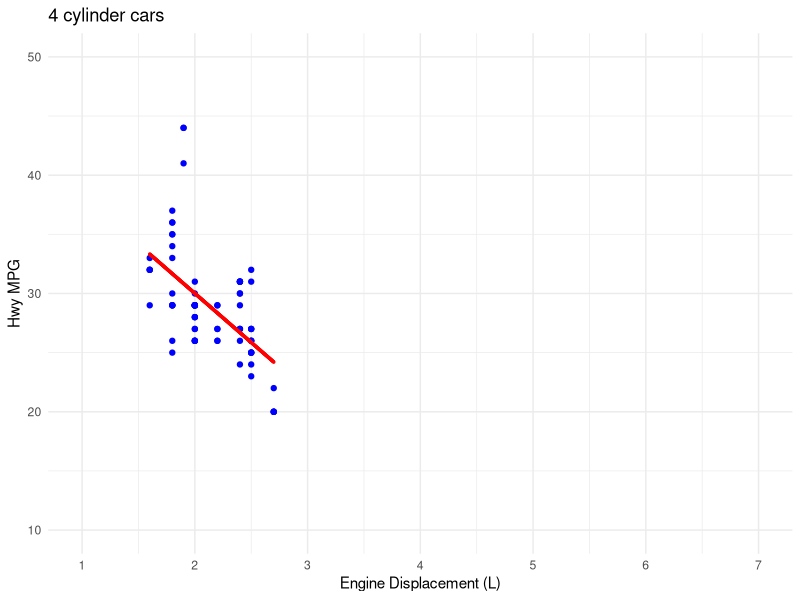
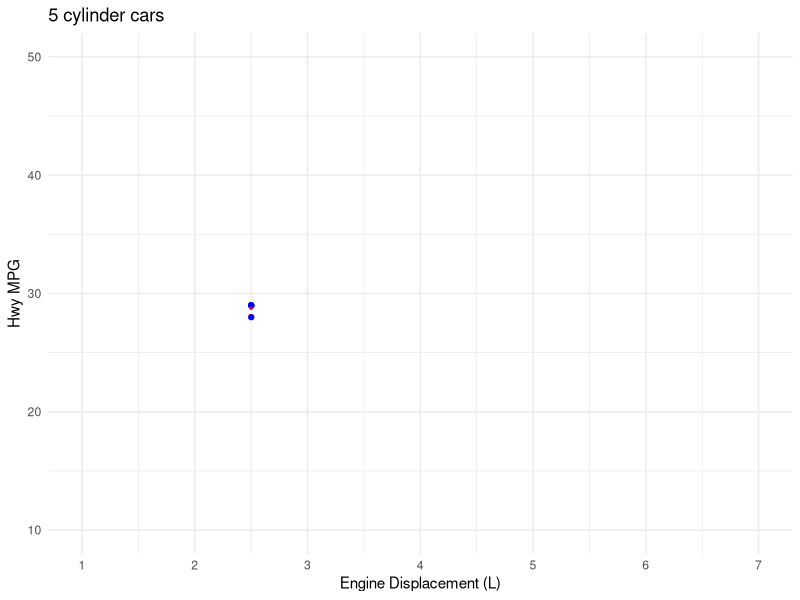
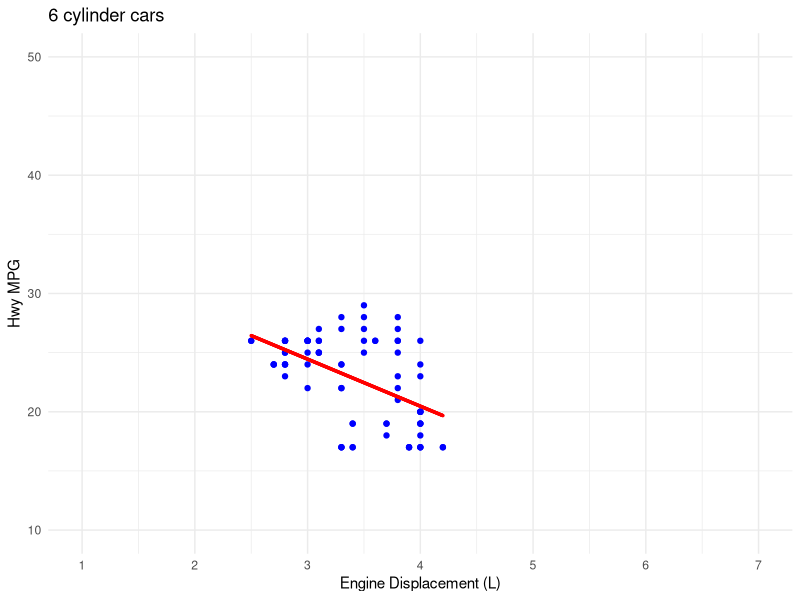
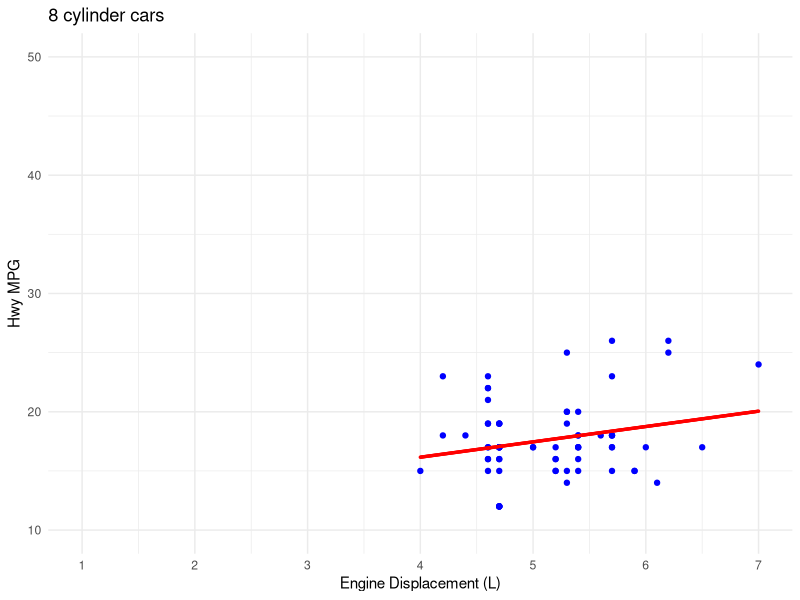

These figures' R source, in order:
## ---- chunk 1
knitr::include_graphics("https://media.giphy.com/media/7MIULHLEeZyKs/giphy.gif")
## ---- chunk 2
library(tidyverse)
library(magrittr)
library(modelr) 
## ---- chunk 3
mpg %>% head(5)
## ---- chunk 4
ds_mpg <- 
  mpg %>% 
    group_by(cyl) %>% 
    nest() %>% 
    arrange(cyl)

ds_mpg
## ---- chunk 5
ds_mpg$data[[1]]
## ---- chunk 6
# Create a custom function for modeling the data
foo_model <- function(data){
  lm(hwy ~ displ, data)
}

# iteratively apply that function to each dataframe in the list column called data
ds_mpg %<>% 
  mutate(model = map(.x = data, .f = foo_model))

ds_mpg
## ---- chunk 7
# First let's add another list column for the data grids
ds_mpg %<>%
  mutate(
    grid = map(
      .x = data, # the variable you are mapping to ...
      .f = data_grid, # ... the function
        # next come arguments for the function 
        displ = seq_range(displ, 500)
    )
  ) 

# then let's add predicted values
ds_mpg %<>% 
  mutate(pred = map2(grid, model, add_predictions, var = "hwy_pred"))

ds_mpg
## ---- chunk 8
# Create custom plotting function
gg_foo <- function(data_orig = data, data_pred = pred, cyl = cyl){
  # generate plot title
  plot_title <- paste(cyl, "cylinder cars")
    
  # plot raw data
  data_orig %>% 
    ggplot(aes(x = displ, y = hwy)) + 
    geom_point(color = "blue") +
    # plot model predicted values
    geom_point(
      data = data_pred, 
      aes(x = displ, y = hwy_pred), 
      color = "red",
      size = .5
    ) + 
    scale_x_continuous(
      breaks = seq(1, 7, by = 1),
      limits = c(1, 7)
    ) + 
    scale_y_continuous(
      breaks = seq(10, 50, by = 10),
      limits = c(10, 50)
    ) +
    labs(
      title = plot_title, 
      x = "Engine Displacement (L)",
      y = "Hwy MPG"
    ) +
    theme_minimal()
}

# Iteratively apply function 
ds_mpg %<>%
  mutate(
    plots = 
      pmap(       
        .l = list(
          data_orig = data, 
          data_pred = pred, 
          cyl = cyl
        ), 
        .f = gg_foo
      )
  ) 

ds_mpg
## ---- chunk 9
ds_mpg$plots
## ---- chunk 10
name_plots <- function(name = cyl){
  str_c("plot_", name, "cyl.png")
}

ds_mpg %<>% 
  mutate(file_names = map_chr(cyl, name_plots))
